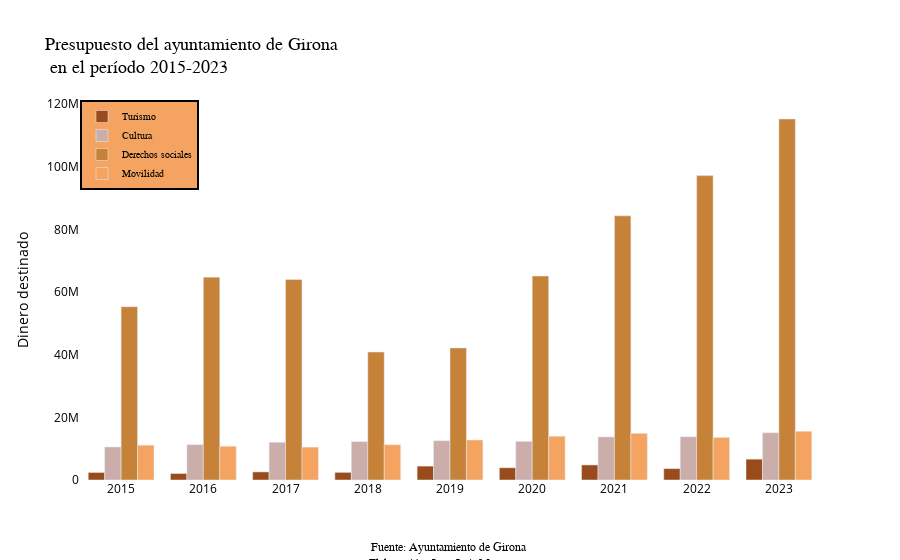

Notebook cell for this chart:
### Markdown cell above
### Gráfico interactivo de barras múltiples en Plotly

### Code cell
import plotly.graph_objects as go

fig = go.Figure()

# Agregamos las barras y el nombre de cada array
fig.add_trace(go.Bar(x=años, y=creditosturismo, name='Turismo', marker_color='#994b1b'))
fig.add_trace(go.Bar(x=años, y=creditoscultura, name='Cultura', marker_color='#cbaeaa'))
fig.add_trace(go.Bar(x=años, y=creditossocial, name='Derechos sociales', marker_color='#c68238'))
fig.add_trace(go.Bar(x=años, y=creditosmovilidad, name='Movilidad', marker_color='#f4a460'))

# Personalizamos el gráfico
fig.update_layout(
    title=dict(
        text='Presupuesto del ayuntamiento de Girona <br> en el período 2015-2023',
        font=dict(family='Calibri', size=18, color='black')  # Fuente, tamaño y color del título
    ),
    #xaxis=dict(title='Años muestra'),
    yaxis=dict(title='Dinero destinado'),
    barmode='group',
    font=dict(color='black'),
    plot_bgcolor='white',
    annotations=[
        dict(
            x=0.5,
            y=-0.24,
            xref='paper',
            yref='paper',
            text='Fuente: Ayuntamiento de Girona <br> Elaboración: Juan Luis Monterroso',
            showarrow=False,
            font=dict(family='Calibri', size=12, color='black')
        )
    ]
)

fig.update_layout(
    legend=dict(
        x=0,
        y=1,
        title_font_family="Calibri",
        font=dict(
            family="Calibri",
            size=10,
            color="black"
        ),
        bgcolor="#F4A460",
        bordercolor="Black",
        borderwidth=2
    )
)

# Mostramos el gráfico
fig.show()

# Lo guardamos en formato HTML para incrustarlo en la web
fig.write_html('../images/grafico-barras-presupuesto20152023.html')

### Figure 1 — Plotly figure (JSON) as saved in the notebook; plotly's stock layout.template omitted (floating-point values rounded to 4 significant figures)
{"data": [{"marker": {"color": "#994b1b"}, "name": "Turismo", "type": "bar", "x": ["2015", "2016", "2017", "2018", "2019", "2020", "2021", "2022", "2023"], "y": [2399000.0, 2065000.0, 2579000.0, 2437000.0, 4431000.0, 3901000.0, 4803000.0, 3626000.0, 6645000.0]}, {"marker": {"color": "#cbaeaa"}, "name": "Cultura", "type": "bar", "x": ["2015", "2016", "2017", "2018", "2019", "2020", "2021", "2022", "2023"], "y": [10540000.0, 11290000.0, 12050000.0, 12260000.0, 12550000.0, 12330000.0, 13770000.0, 13800000.0, 15080000.0]}, {"marker": {"color": "#c68238"}, "name": "Derechos sociales", "type": "bar", "x": ["2015", "2016", "2017", "2018", "2019", "2020", "2021", "2022", "2023"], "y": [55300000.0, 64750000.0, 63990000.0, 40830000.0, 42150000.0, 65100000.0, 84300000.0, 97150000.0, 115200000.0]}, {"marker": {"color": "#f4a460"}, "name": "Movilidad", "type": "bar", "x": ["2015", "2016", "2017", "2018", "2019", "2020", "2021", "2022", "2023"], "y": [11110000.0, 10770000.0, 10490000.0, 11260000.0, 12770000.0, 13980000.0, 14900000.0, 13590000.0, 15550000.0]}], "layout": {"annotations": [{"font": {"color": "black", "family": "Calibri", "size": 12}, "showarrow": false, "text": "Fuente: Ayuntamiento de Girona <br> Elaboración: Juan Luis Monterroso", "x": 0.5, "xref": "paper", "y": -0.24, "yref": "paper"}], "barmode": "group", "font": {"color": "black"}, "legend": {"bgcolor": "#F4A460", "bordercolor": "Black", "borderwidth": 2, "font": {"color": "black", "family": "Calibri", "size": 10}, "title": {"font": {"family": "Calibri"}}, "x": 0, "y": 1}, "plot_bgcolor": "white", "title": {"font": {"color": "black", "family": "Calibri", "size": 18}, "text": "Presupuesto del ayuntamiento de Girona <br> en el período 2015-2023"}, "yaxis": {"title": {"text": "Dinero destinado"}}}}
